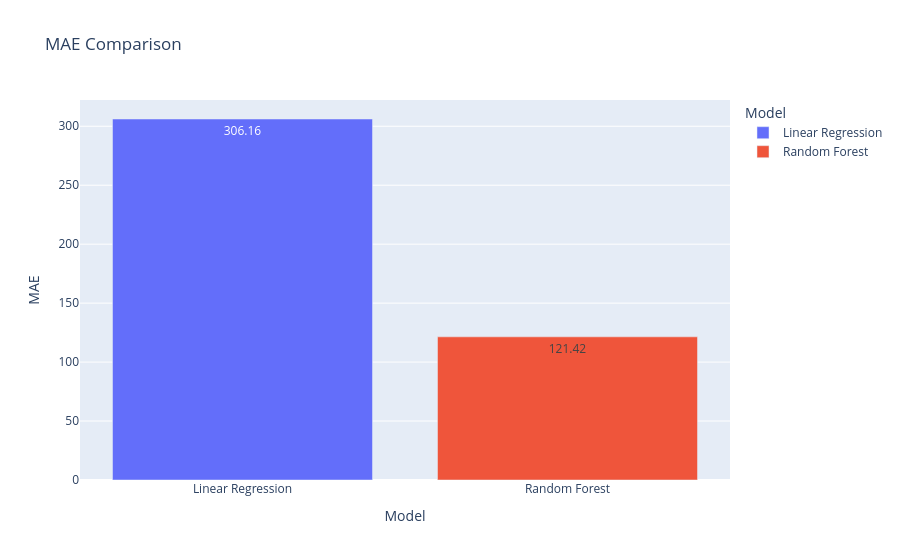

The notebook cell saved with this chart:
### Markdown cell above
Step 4: MAE Comparison

### Code cell
fig = px.bar(
    comparison,
    x="Model",
    y="MAE",
    color="Model",
    text_auto=True,
    title="MAE Comparison"
)

fig.show()

### Figure 1 — Plotly figure (JSON) as saved in the notebook; plotly's stock layout.template omitted (floating-point values rounded to 4 significant figures)
{"data": [{"hovertemplate": "Model=%{x}<br>MAE=%{y}<extra></extra>", "legendgroup": "Linear Regression", "marker": {"color": "#636efa", "pattern": {"shape": ""}}, "name": "Linear Regression", "orientation": "v", "showlegend": true, "textposition": "auto", "texttemplate": "%{y}", "type": "bar", "x": ["Linear Regression"], "xaxis": "x", "y": [306.2], "yaxis": "y"}, {"hovertemplate": "Model=%{x}<br>MAE=%{y}<extra></extra>", "legendgroup": "Random Forest", "marker": {"color": "#EF553B", "pattern": {"shape": ""}}, "name": "Random Forest", "orientation": "v", "showlegend": true, "textposition": "auto", "texttemplate": "%{y}", "type": "bar", "x": ["Random Forest"], "xaxis": "x", "y": [121.4], "yaxis": "y"}], "layout": {"barmode": "relative", "legend": {"title": {"text": "Model"}, "tracegroupgap": 0}, "title": {"text": "MAE Comparison"}, "xaxis": {"anchor": "y", "categoryarray": ["Linear Regression", "Random Forest"], "categoryorder": "array", "domain": [0, 1], "title": {"text": "Model"}}, "yaxis": {"anchor": "x", "domain": [0, 1], "title": {"text": "MAE"}}}}
